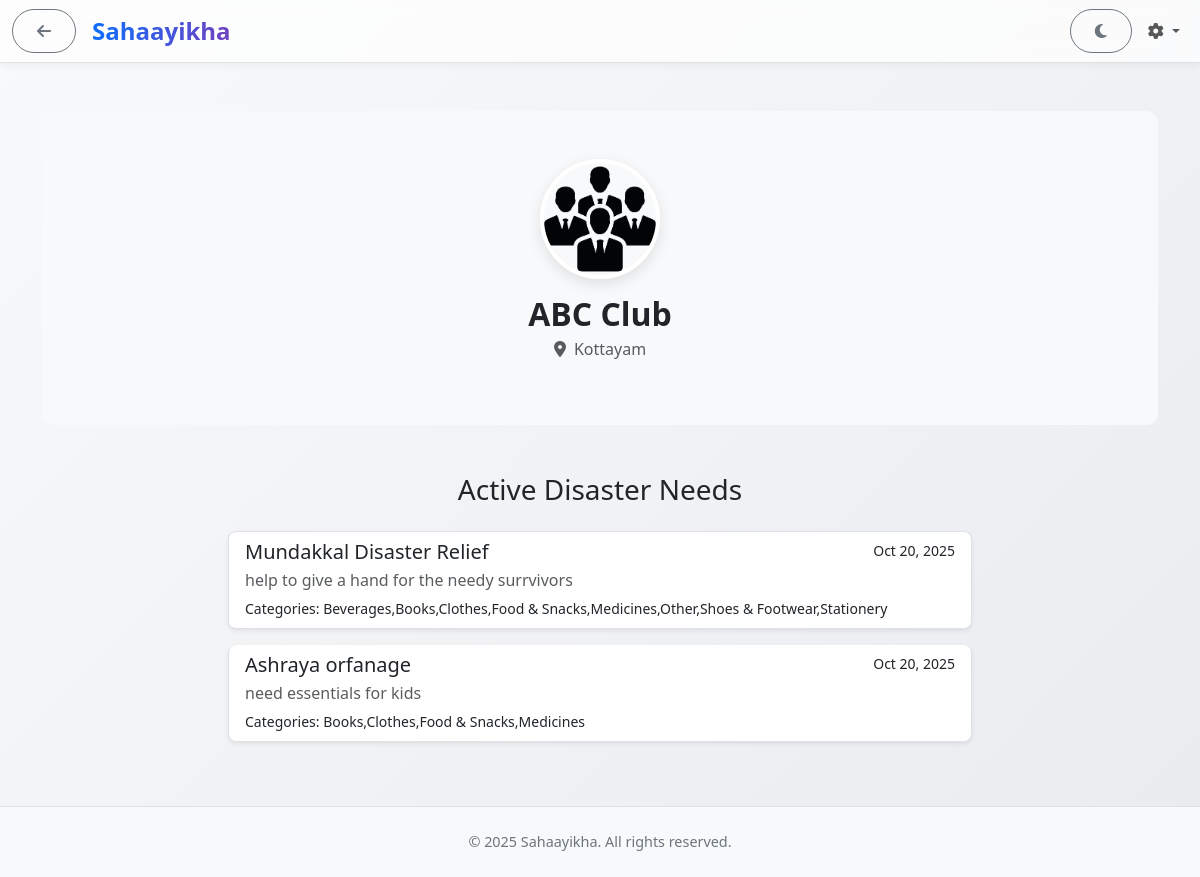
The page /organization/1 (signed in) on the database its author committed.
### app/models.py (models this page shows, shortened)
class Organization(UserMixin, db.Model):
    __tablename__ = "organizations"
    org_id = db.Column(db.Integer, primary_key=True)
    name = db.Column(db.String(255), nullable=False)
    email = db.Column(db.String(255), unique=True, nullable=False)
    password = db.Column(db.String(255), nullable=False)
    phone = db.Column(db.String(100))
    location = db.Column(db.String(255))
    profile_picture = db.Column(db.String(255), nullable=True)
    status = db.Column(db.String(50), default="Pending")
    registered_at = db.Column(db.DateTime, default=datetime.utcnow)
    description = db.Column(db.Text, nullable=True)
    otp = db.Column(db.String(6), nullable=True)
    otp_expiry = db.Column(db.DateTime, nullable=True)
    is_verified = db.Column(db.Boolean, default=False)
    disaster_needs = db.relationship("DisasterNeed", backref="organization", lazy="dynamic")
    donation_offers = db.relationship('DonationOffer', backref='organization', lazy='dynamic') # Offers received
    chat_sessions = db.relationship("ChatSession", foreign_keys="ChatSession.participant_org_id", lazy="dynamic", back_populates="participant_org")
    bookmarks = db.relationship("Bookmark", foreign_keys="Bookmark.org_id", lazy="dynamic", cascade="all, delete-orphan")

class DisasterNeed(db.Model):
    __tablename__ = "disaster_needs"
    need_id = db.Column(db.Integer, primary_key=True)
    org_id = db.Column(db.Integer, db.ForeignKey("organizations.org_id"), nullable=False, index=True)
    title = db.Column(db.String(255), nullable=True)
    categories = db.Column(db.Text, nullable=True) # Comma-separated string
    description = db.Column(db.Text, nullable=False)
    location = db.Column(db.String(255), index=True)
    posted_at = db.Column(db.DateTime, default=datetime.utcnow, index=True)
    donation_offers = db.relationship("DonationOffer", backref="need", lazy="dynamic") # Offers made for this need
    chat_sessions = db.relationship("ChatSession", back_populates="disaster_need", foreign_keys="ChatSession.disaster_need_id")

### app/routes.py (the view)
@main.route('/organization/<int:org_id>')
def public_org_profile(org_id):
    organization = Organization.query.get_or_404(org_id)
    needs = DisasterNeed.query.filter_by(org_id=organization.org_id).order_by(DisasterNeed.posted_at.desc()).all()
    return render_template("public_org_profile.html", organization=organization, needs=needs)

### app/models.py (called while the page is built)
    @reconstructor
    def init_on_load(self):
        self._other_user_instance = None # Cache for get_other_user

### app/routes.py (called while the page is built)
@login_manager.user_loader
def load_user(user_id):
    try:
        prefix, id_str = user_id.split(":")
        id_val = int(id_str)
    except Exception:
        return None
    if prefix == "user":
        return User.query.get(id_val)
    if prefix == "admin":
        return Admin.query.get(id_val)
    if prefix == "org":
        return Organization.query.get(id_val)
    return None

### app/templates/public_org_profile.html (shortened to what this page needs)
{% extends "base.html" %}
{% block content %}
<div class="container py-5">
    <div class="profile-header text-center">
        <img src="{{ url_for('static', filename=organization.profile_picture or 'images/orgs_placeholder.png') }}" alt="{{ organization.name }}">
        <h2>{{ organization.name }}</h2>
        <p><i class="fas fa-map-marker-alt me-2"></i>{{ organization.location }}</p>
    </div>
    <h3 class="mb-4 text-center">Active Disaster Needs</h3>
    {% if needs %}
        <div class="list-group col-lg-8 mx-auto">
            {% for need in needs %}
                <a href="{{ url_for('main.make_donation_offer', need_id=need.need_id) }}" class="list-group-item list-group-item-action flex-column align-items-start mb-3 rounded-3 shadow-sm">
                    <div class="d-flex w-100 justify-content-between">
                        <h5 class="mb-1">{{ need.title }}</h5>
                        <small>{{ need.posted_at.strftime('%b %d, %Y') }}</small>
                    </div>
                    <p class="mb-1 text-muted">{{ need.description|truncate(150) }}</p>
                    <small>Categories: {{ need.categories }}</small>
                </a>
            {% endfor %}
        </div>
    {% else %}
        <div class="text-center text-muted border rounded p-5 col-lg-8 mx-auto">
            <i class="fas fa-check-circle fs-3 mb-3"></i>
            <p>{{ organization.name }} has no active disaster needs at the moment.</p>
        </div>
    {% endif %}
</div>
{% endblock %}

### app/static/css/style.css (style rules this page uses)
body { font-family: 'Segoe UI', Tahoma, Geneva, Verdana, sans-serif; background: linear-gradient(135deg, #f8f9fa, #e9ecef); min-height: 100vh; display: flex; flex-direction: column; transition: background 0.3s ease, color 0.3s ease; }
.list-group-item { border-radius: 8px; margin-bottom: 8px; transition: all 0.25s ease; }
* { transition: all 0.25s ease; }

### app/templates/base.html (style rules this page uses)
html, body { height: 100%; }
body { display: flex; flex-direction: column; }

### app/templates/public_org_profile.html (style rules this page uses)
.profile-header { background-color: var(--bs-tertiary-bg); padding: 3rem 1.5rem; border-radius: 0.75rem; margin-bottom: 3rem; }
.profile-header img { width: 120px; height: 120px; border-radius: 50%; object-fit: cover; border: 4px solid var(--bs-body-bg); box-shadow: 0 5px 15px rgba(0,0,0,0.1); margin-bottom: 1rem; }
.profile-header h2 { font-weight: 700; margin-bottom: 0.25rem; }
.profile-header p { color: var(--bs-secondary-color); }

### rows shown on the page
Organization: name "ABC Club", location "Kottayam"
DisasterNeed: title "Mundakkal Disaster Relief", posted_at "Oct 20, 2025", description "help to give a hand for the needy surrvivors", categories "Beverages,Books,Clothes,Food & Snacks,Medicines,Other,Shoes & Footwear,Stationery"
DisasterNeed: title "Ashraya orfanage", posted_at "Oct 20, 2025", description "need essentials for kids", categories "Books,Clothes,Food & Snacks,Medicines"
